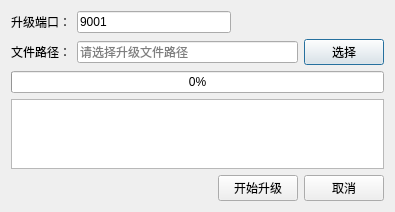
<?xml version="1.0" encoding="UTF-8"?>
<ui version="4.0">
 <class>UpgradeDlg</class>
 <widget class="QDialog" name="UpgradeDlg">
  <property name="geometry">
   <rect>
    <x>0</x>
    <y>0</y>
    <width>395</width>
    <height>202</height>
   </rect>
  </property>
  <property name="windowTitle">
   <string>Dialog</string>
  </property>
  <layout class="QVBoxLayout" name="verticalLayout">
   <item>
    <layout class="QHBoxLayout" name="horizontalLayout_3">
     <item>
      <widget class="QLabel" name="label_2">
       <property name="text">
        <string>升级端口：</string>
       </property>
      </widget>
     </item>
     <item>
      <widget class="QLineEdit" name="le_Port">
       <property name="text">
        <string>9001</string>
       </property>
      </widget>
     </item>
     <item>
      <spacer name="horizontalSpacer_2">
       <property name="orientation">
        <enum>Qt::Horizontal</enum>
       </property>
       <property name="sizeHint" stdset="0">
        <size>
         <width>40</width>
         <height>20</height>
        </size>
       </property>
      </spacer>
     </item>
    </layout>
   </item>
   <item>
    <layout class="QHBoxLayout" name="horizontalLayout">
     <item>
      <widget class="QLabel" name="label">
       <property name="text">
        <string>文件路径：</string>
       </property>
      </widget>
     </item>
     <item>
      <widget class="QLineEdit" name="le_Path">
       <property name="readOnly">
        <bool>true</bool>
       </property>
       <property name="placeholderText">
        <string>请选择升级文件路径</string>
       </property>
      </widget>
     </item>
     <item>
      <widget class="QPushButton" name="pb_Path">
       <property name="text">
        <string>选择</string>
       </property>
      </widget>
     </item>
    </layout>
   </item>
   <item>
    <widget class="QProgressBar" name="progressBar">
     <property name="value">
      <number>0</number>
     </property>
    </widget>
   </item>
   <item>
    <widget class="QPlainTextEdit" name="plainTextEdit">
     <property name="font">
      <font>
       <family>宋体</family>
       <pointsize>12</pointsize>
      </font>
     </property>
     <property name="readOnly">
      <bool>true</bool>
     </property>
    </widget>
   </item>
   <item>
    <layout class="QHBoxLayout" name="horizontalLayout_2">
     <item>
      <spacer name="horizontalSpacer">
       <property name="orientation">
        <enum>Qt::Horizontal</enum>
       </property>
       <property name="sizeHint" stdset="0">
        <size>
         <width>40</width>
         <height>20</height>
        </size>
       </property>
      </spacer>
     </item>
     <item>
      <widget class="QPushButton" name="pb_Confirm">
       <property name="text">
        <string>开始升级</string>
       </property>
      </widget>
     </item>
     <item>
      <widget class="QPushButton" name="pb_Cancel">
       <property name="text">
        <string>取消</string>
       </property>
      </widget>
     </item>
    </layout>
   </item>
  </layout>
 </widget>
 <resources/>
 <connections/>
</ui>
